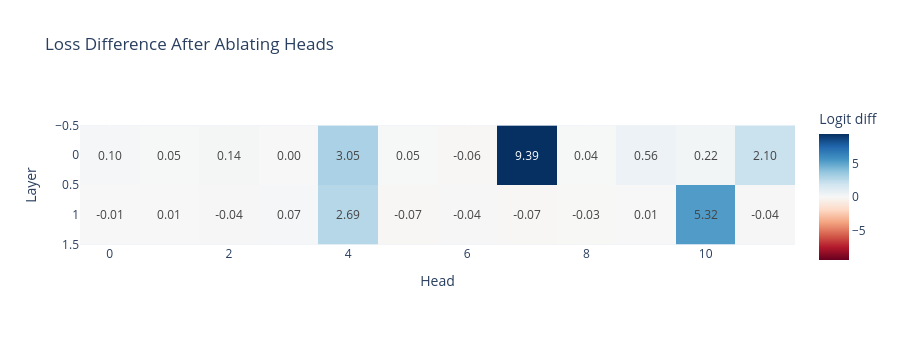

Notebook cell for this chart:
### Markdown cell above
### Exercise - mean ablation

> ```yaml
> Difficulty: 🔴⚪⚪⚪⚪
> Importance: 🔵🔵🔵⚪⚪
> 
> You should aim to spend 5-15 mins on this exercise.
> ```

An alternative to zero-ablation is **mean-ablation**, where rather than setting values to zero, we set them to be their mean across some suitable distribution (commonly we'll use the mean over some batch dimension). This can be more informative, because zero-ablation takes a model out of its normal distribution, and so the results from it aren't necessarily representative of what you'd get if you "switched off" the effect from some particular component. Mean ablation on the other hand works slightly better (although it does come with its own set of risks). You can read more [here](https://www.neelnanda.io/mechanistic-interpretability/glossary#:~:text=Ablation%20aka%20Knockout) or [here](https://arxiv.org/html/2404.15255v1).

You should fill in the `head_mean_ablation_hook` function below, and run the code (also make sure in your previous `get_ablation_scores` function that you were actually using the `ablation_function` rather than hardcoding the zero ablation function, otherwise your code won't work here). You should see that the results are slightly cleaner, with the unimportant heads having values much closer to zero relative to the important heads.

### Code cell
def head_mean_ablation_hook(
    z: Float[Tensor, "batch seq n_heads d_head"],
    hook: HookPoint,
    head_index_to_ablate: int,
) -> None:
    z[:, :, head_index_to_ablate, :] = z[:, :, head_index_to_ablate, :].mean(dim=0, keepdim=True) 


rep_tokens_batch = run_and_cache_model_repeated_tokens(model, seq_len=50, batch_size=10)[0]
mean_ablation_scores = get_ablation_scores(model, rep_tokens_batch, ablation_function=head_mean_ablation_hook)

imshow(
    mean_ablation_scores,
    labels={"x": "Head", "y": "Layer", "color": "Logit diff"},
    title="Loss Difference After Ablating Heads",
    text_auto=".2f",
    width=900,
    height=350,
)

### Figure 1 — Plotly figure (JSON) as saved in the notebook; plotly's stock layout.template omitted (floating-point values rounded to 4 significant figures)
{"data": [{"coloraxis": "coloraxis", "hovertemplate": "Head: %{x}<br>Layer: %{y}<br>Logit diff: %{z}<extra></extra>", "name": "0", "texttemplate": "%{z:.2f}", "type": "heatmap", "xaxis": "x", "yaxis": "y", "z": [[0.09666, 0.04794, 0.1372, -0.001225, 3.051, 0.0503, -0.06306, 9.389, 0.04132, 0.5616, 0.2227, 2.096], [-0.01326, 0.00698, -0.03993, 0.07479, 2.694, -0.06821, -0.03905, -0.07228, -0.03015, 0.006108, 5.324, -0.03993]]}], "layout": {"coloraxis": {"autocolorscale": false, "cmid": 0, "colorbar": {"title": {"text": "Logit diff"}}, "colorscale": [[0, "rgb(103,0,31)"], [0.1, "rgb(178,24,43)"], [0.2, "rgb(214,96,77)"], [0.3, "rgb(244,165,130)"], [0.4, "rgb(253,219,199)"], [0.5, "rgb(247,247,247)"], [0.6, "rgb(209,229,240)"], [0.7, "rgb(146,197,222)"], [0.8, "rgb(67,147,195)"], [0.9, "rgb(33,102,172)"], [1, "rgb(5,48,97)"]]}, "height": 350, "title": {"text": "Loss Difference After Ablating Heads"}, "width": 900, "xaxis": {"anchor": "y", "constrain": "domain", "domain": [0, 1], "scaleanchor": "y", "title": {"text": "Head"}}, "yaxis": {"anchor": "x", "autorange": "reversed", "constrain": "domain", "domain": [0, 1], "title": {"text": "Layer"}}}}
